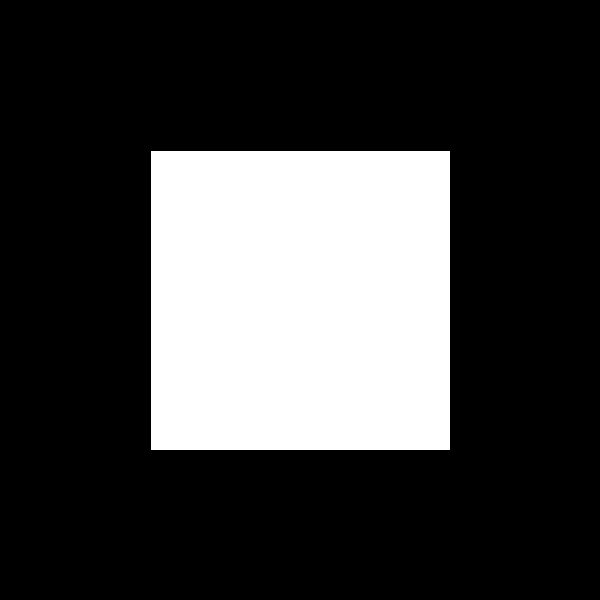
Frame 1 (no input)
Frame 60 (the mouse pressed at the canvas centre just before this capture): identical to frame 1, image omitted
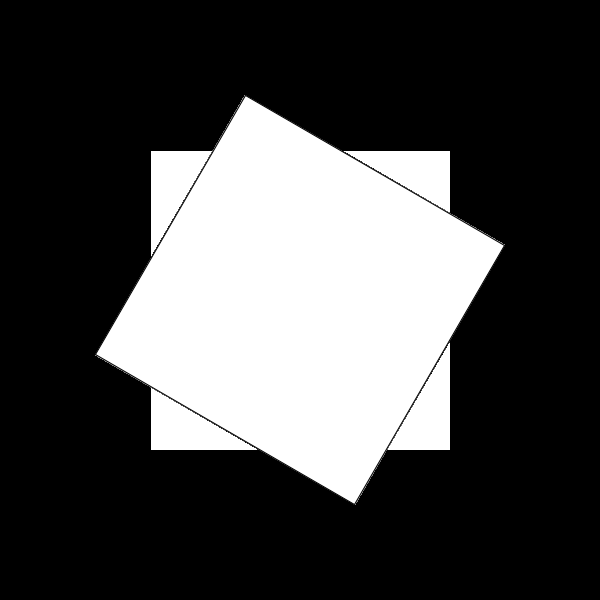
Frame 120 (the mouse held since frame 60 and released just before this capture)

The Processing sketch that drew these frames (run headless with seeded random() and noise(); from frame 60 on, the mouse is pressed at the canvas centre):

// Processing sketch: midterm_practice_1
// ── midterm_practice_1.pde
//change this sketch so it rotates around the original position of the shape 


void setup() {
  background (0);
  size(600, 600); 
  rectMode(CENTER); 
  
}

void draw(){
int x = mouseX, mouseY;
  
  pushMatrix(); 
  fill (255);
  translate (width/2, height/2);
  rotate(radians(x)); 
  // make sure its at the origin
  rect(0, 0, 300, 300); 
  popMatrix(); 
}
